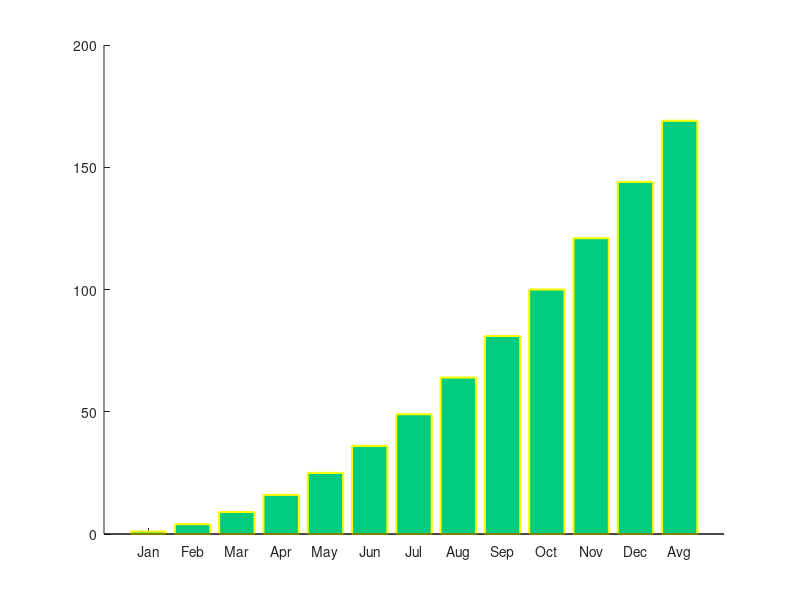

The MATLAB script that drew this image:

month_name = ({'Jan';'Feb';'Mar';'Apr';'May';'Jun';'Jul';'Aug';'Sep';'Oct';'Nov';'Dec';'Avg'});          

  for i = 1:1:13
                     bar_hold(1,i) = i^2                    
                        hold all
  end
                     bar(bar_hold,'FaceColor',[0 .8 .5],'EdgeColor','yellow','LineWidth',1.5);      
  set(gca, 'XTick', 1:13,'xticklabel',month_name)
  
  
%    x = rand(4,1);
%    bar(x);
%    Labels = {'a', 'b', 'c', 'd'};
%    set(gca, 'XTick', 1:4, 'XTickLabel', Labels);